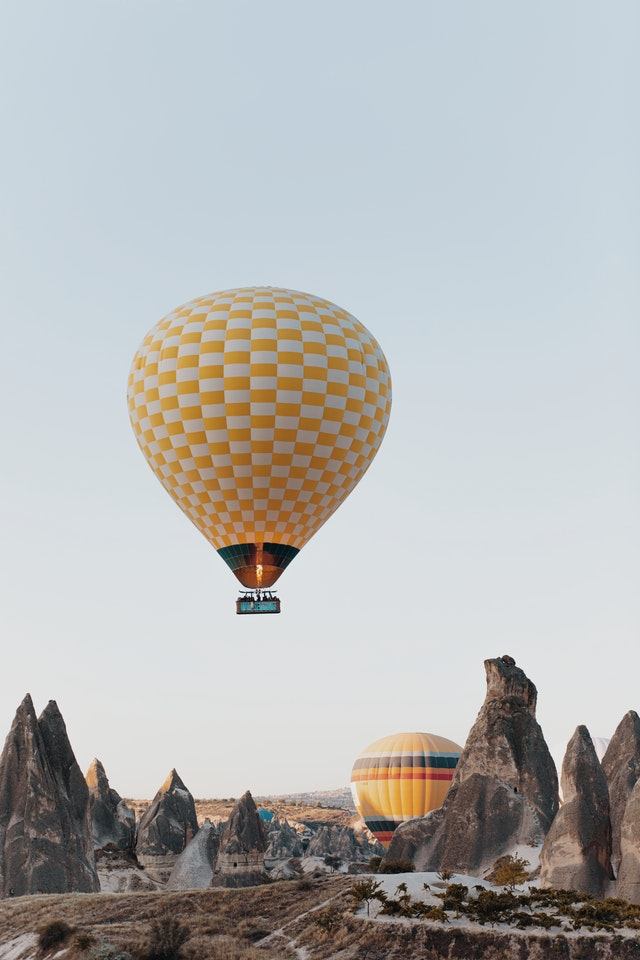
#> input picture 1.1 aircraft.jpg.jpg, 640 x 960 px, found by its file name
$ jupyter execute thresholding.ipynb
#> lines starting #> are read from the running program, lines starting #| are printed output that depends on the picture; after the words box and inside, x2 and y2 are one past the last pixel; in counts of white or black regions, pixels touching at a corner belong together
[cell 1]
import cv2
import numpy as np
from matplotlib import pyplot as plt

[cell 2]
img = cv2.imread("1.1 aircraft.jpg.jpg",0)
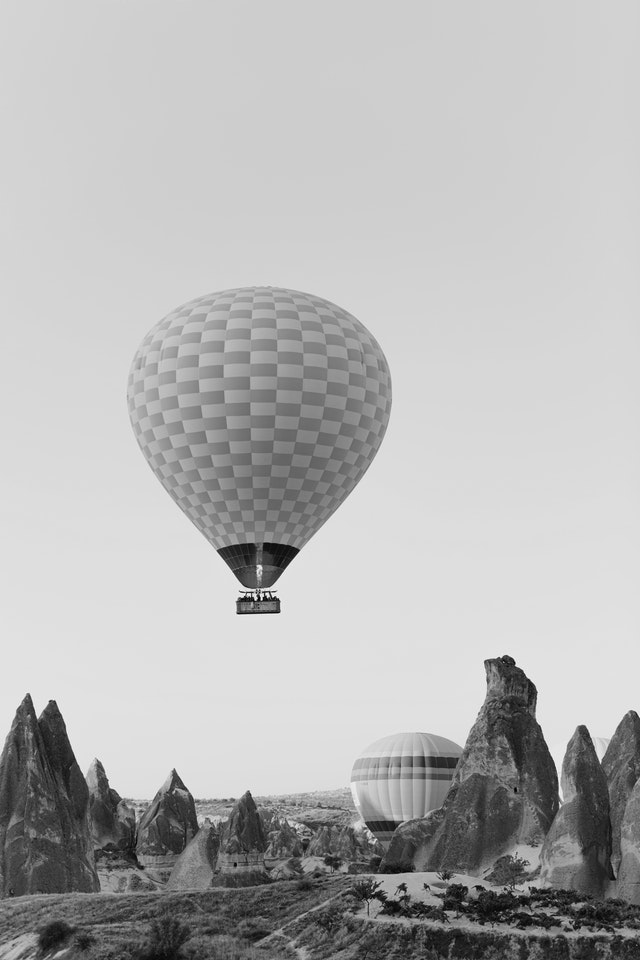
#> img: shape (960, 640); min 0, max 255, mean 180.3

[cell 3]
ret , th1 = cv2.threshold(img , 127,255,cv2.THRESH_BINARY)
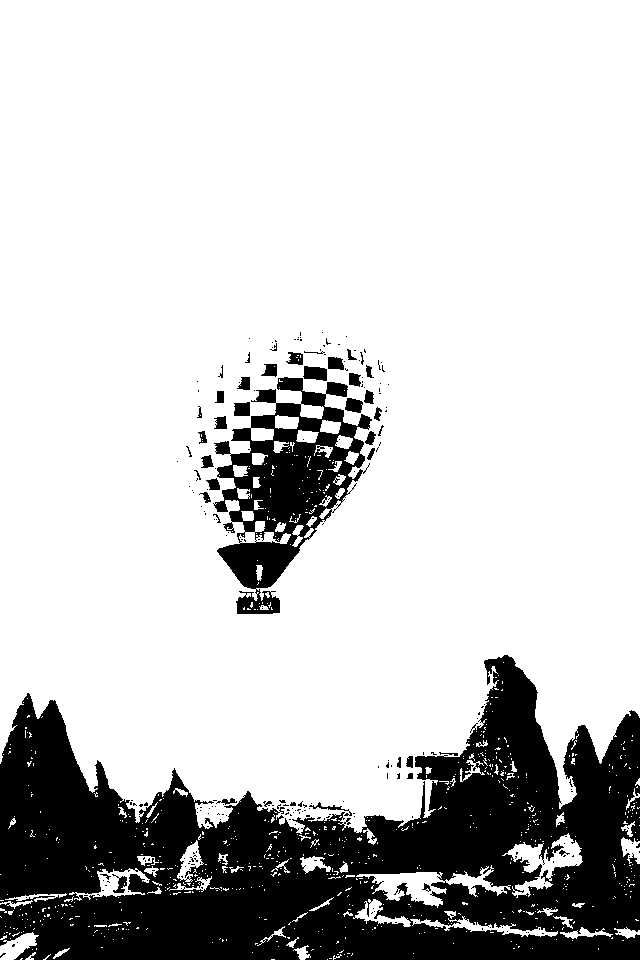
#> th1: shape (960, 640); 79.2% white; 244 black regions (201 under 20 px), largest, box (x1, y1, x2, y2) and area: (0, 655, 640, 960) 108264, (213, 377, 372, 614) 15575, (303, 366, 327, 381) 287
plt.imshow(th1)

[cell 4]
th2 = cv2.adaptiveThreshold(img , 255 , cv2.ADAPTIVE_THRESH_MEAN_C,cv2.THRESH_BINARY,11,2)
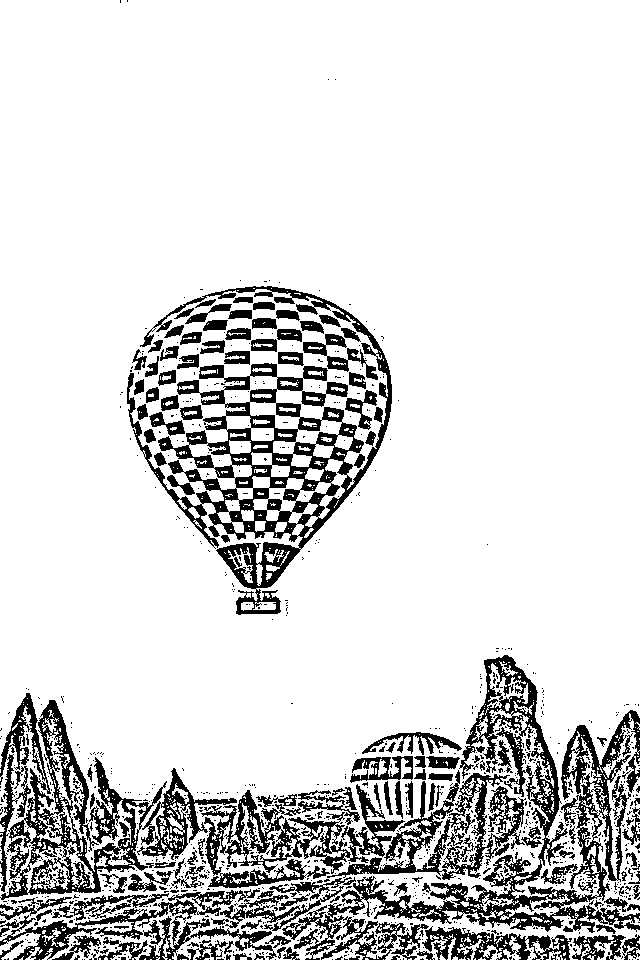
#> th2: shape (960, 640); 84.8% white; 1079 black regions (926 under 20 px), largest, box (x1, y1, x2, y2) and area: (282, 655, 640, 960) 19035, (127, 286, 392, 615) 18372, (0, 693, 167, 900) 10469
plt.imshow(th2)

$ run again, with 14.1 smile.jpg.jpg copied over 1.1 aircraft.jpg.jpg
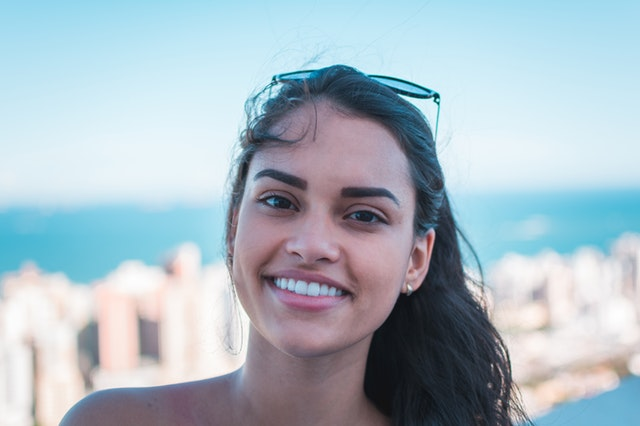
#> input picture 14.1 smile.jpg.jpg, 640 x 426 px, found by its file name
#> `ret , th1 = cv2.threshold(img , 127,255,cv2.THRESH_BINARY)`:
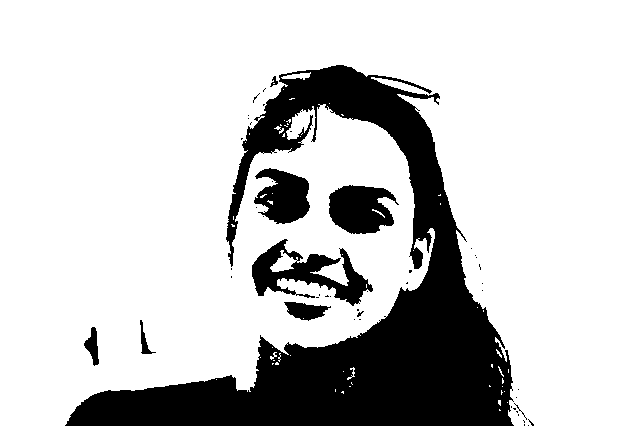
#> th1: shape (426, 640); 79% white; 49 black regions (40 under 20 px), largest, box (x1, y1, x2, y2) and area: (65, 65, 514, 426) 48202, (252, 239, 373, 306) 3165, (329, 185, 399, 234) 2469
#> `th2 = cv2.adaptiveThreshold(img , 255 , cv2.ADAPTIVE_THRESH_MEAN_C,cv2..`:
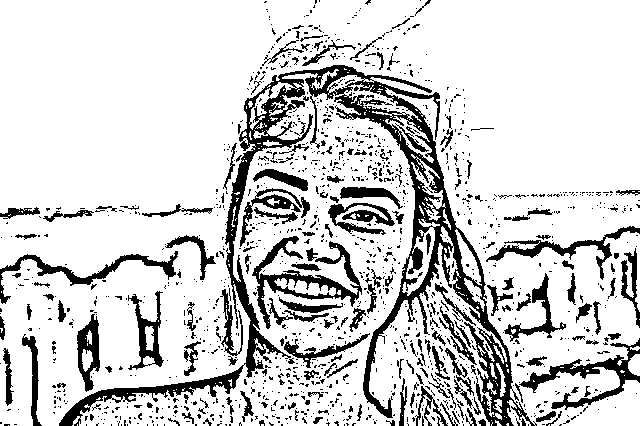
#> th2: shape (426, 640); 82.1% white; 1359 black regions (1179 under 20 px), largest, box (x1, y1, x2, y2) and area: (59, 65, 537, 426) 17792, (252, 236, 362, 329) 2330, (519, 338, 640, 410) 1866
